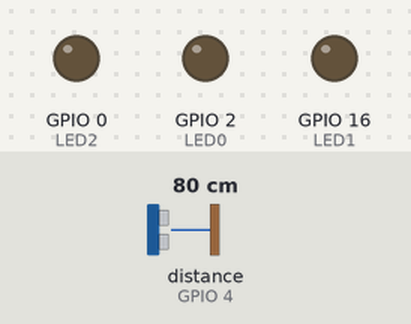
This sketch was run on a simulated ESP8266 (NodeMCU). Shown: output pins drawn as LEDs (lit = HIGH). Wiring (inferred from the names in the program): ultrasonic range finder: trigger GPIO 5; echo GPIO 4. The inputs (shaded band) are chosen by the test bench; at power-on: distance to the obstacle (sensor on GPIO 4) 80 cm. The echo pulse lasts 58.3 µs per cm; WiFi joins after 1.5 s; servers stay silent unless stated; pins used as bus, display or sensor lines are not drawn; what the sketch prints to the serial monitor is not drawn.

Above: at 0.1 s.
At 2.8 s:
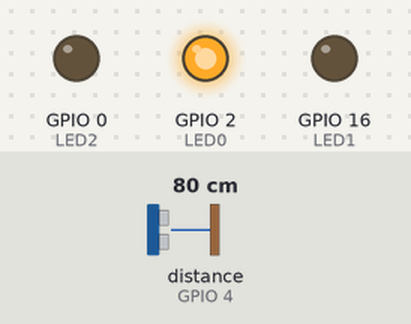
At 5.3 s:
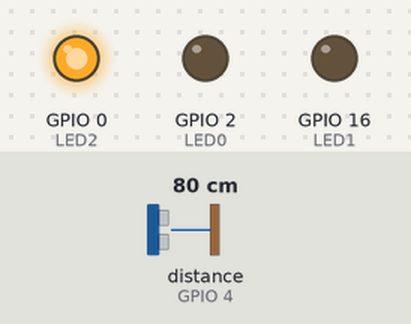
Timing chart, 0 to 6.8 s (numbered marks = the images above):
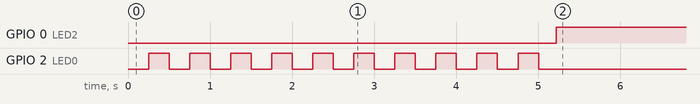

Measured:
- by itself, GPIO 0 (LED2): LOW → HIGH at 5.2 s

The sketch:

WestSensorClient.ino
```cpp
// Author: Colin McClintic
// Computer Engineering Senior Project - Blind Spot Detector
// Description: This program connects to a TKDServer setup in LEDDisplayServer.ino and
//    reads the output of the West proximity sensor. The output is translated into
//    the distance measured by the sensor and that data is sent to the server.
//------------------------------------------------------------------------------------
  #include <Wire.h>
  #include <ESP8266WiFi.h>
//------------------------------------------------------------------------------------
// Defining I/O Pins
//------------------------------------------------------------------------------------
  #define       LED0      2         // WIFI Module LED
  #define       LED1      16        // Connectivity With Client #1
  #define       LED2      0         // Test Output
  #define       Trigger   5         // Trigger signal
  #define       Echo      4         // Echo signal
  #define       TWI_FREQ  400000L   // I2C Frequency Setting To 400KHZ
//------------------------------------------------------------------------------------
// Sensor Variables
//------------------------------------------------------------------------------------
  const String  Sensor            = "West";
  long          duration;
  int           distance;
  int           maxDist           = 144;
//------------------------------------------------------------------------------------
// LED Delay Variables
//------------------------------------------------------------------------------------
  int           LEDState          = LOW;
  unsigned long CurrMillis        = 0;
  unsigned long PrevMillis        = 0;
  unsigned long Interval          = 1000;
//------------------------------------------------------------------------------------
// Authentication Variables
//------------------------------------------------------------------------------------
  char*         TKDssid;
  char*         TKDpassword;
  IPAddress     TKDServer(192,168,4,1);
  WiFiClient    TKDClient;
//====================================================================================

  void setup()
  {
    /* ----------------------------------------------------------------------
     * Setting The I2C Pins SDA, SCL
     * Because We Didnt Specify Any Pins The Defult
     * SDA = D4 <GPIO2>, SCL = D5 <GPIO14> For ESP8266 Dev Kit Node MCU v3
     --------------------------------------------------------------------- */
    Wire.begin();                   // Begginning The I2C

    // Setting Up The I2C Of The MPU9250 ------------------------------------
    Wire.setClock(TWI_FREQ);        // Setting The Frequency MPU9250 Require

    // Setting The Serial Port ----------------------------------------------
    Serial.begin(115200);           // Computer Communication

    // Setting The Mode Of Pins ---------------------------------------------
    pinMode(LED0, OUTPUT);          // WIFI OnBoard LED Light
    pinMode(LED1, OUTPUT);          // Indicator For Client #1 Connectivity
    pinMode(LED2, OUTPUT);          // Indicator For Test Output
    pinMode(Trigger, OUTPUT);       // Indicator For Trigger signal
    pinMode(Echo, INPUT);           // Indicator For Echo signal
    digitalWrite(LED0, !LOW);       // Turn WiFi LED Off

    // Print Message Of I/O Setting Progress --------------------------------
    Serial.println("\nI/O Pins Modes Set .... Done");

    // Starting To Connect --------------------------------------------------
    WiFi.mode(WIFI_STA);            // To Avoid Broadcasting An SSID
    WiFi.begin("TAKEONE");          // The SSID That We Want To Connect To

    // Printing Message For User That Connetion Is On Process ---------------
    Serial.println("!--- Connecting To " + WiFi.SSID() + " ---!");

    // WiFi Connectivity ----------------------------------------------------
    CheckConnectivity();            // Checking For Connection

    // Stop Blinking To Indicate Connected ----------------------------------
    digitalWrite(LED0, !HIGH);
    Serial.println("!-- Client Device Connected --!");

    // Printing IP Address --------------------------------------------------
    Serial.println("Connected To      : " + String(WiFi.SSID()));
    Serial.println("Signal Strength   : " + String(WiFi.RSSI()) + " dBm");
    Serial.print  ("Server IP Address : ");
    Serial.println(TKDServer);
    Serial.print  ("Device IP Address : ");
    Serial.println(WiFi.localIP());

    // Conecting The Device As A Client -------------------------------------
    TKDRequest();
  }

//====================================================================================

  void loop()
  {
    // Call BlinSpotDetector function which reads the sensor
    BlindSpotDetector();
    Serial.println(distance);
  }


//====================================================================================

  void BlindSpotDetector()
  {
      // Clear the trigPin by setting it LOW:
      digitalWrite(Trigger, LOW);

      // Clear output
      digitalWrite(LED2, LOW);

      delayMicroseconds(5);
      // Trigger the sensor by setting the trigPin high for 10 microseconds:
      digitalWrite(Trigger, HIGH);
      delayMicroseconds(10);
      digitalWrite(Trigger, LOW);

      // Read the echoPin. pulseIn() returns the duration (length of the pulse) in microseconds:
      duration = pulseIn(Echo, HIGH);

      // Calculate the distance:
      distance = duration*0.0135/2;

      // If distance read is in blind spot range, set output to HIGH
      if (distance > 0 && distance < maxDist) {
          digitalWrite(LED2, HIGH);
          Serial.println("Output set to HIGH for " + Sensor + " sensor");
          TKDClient.println("Output set to HIGH for " + Sensor + " sensor");
          TKDClient.flush();
      }

      delay(100);
  }

//====================================================================================

  void CheckConnectivity()
  {
    while(WiFi.status() != WL_CONNECTED)
    {
      for(int i=0; i < 10; i++)
      {
        digitalWrite(LED0, !HIGH);
        delay(250);
        digitalWrite(LED0, !LOW);
        delay(250);
        Serial.print(".");
      }
      Serial.println("");
    }
  }

//====================================================================================

  void TKDRequest()
  {
    // First Make Sure You Got Disconnected
    TKDClient.stop();

    // If Sucessfully Connected Send Connection Message
    if(TKDClient.connect(TKDServer, 9001))
    {
      Serial.println    ("<" + Sensor + " Sensor-CONNECTED>");
      TKDClient.println ("<" + Sensor + " Sensor-CONNECTED>");
    }
  }

//====================================================================================
```
